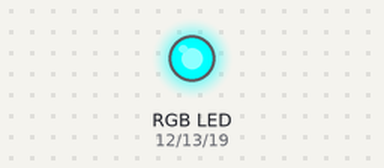
Recording of a program running on a simulated Raspberry Pi (BCM pin numbers). Parts: an RGB LED mixed from three pins (HIGH = lit). At 5.0 s the program stops and its outputs stay as they are.

Above: at 0.1 s.
At 1.1 s:
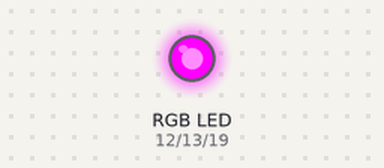
At 2.1 s:
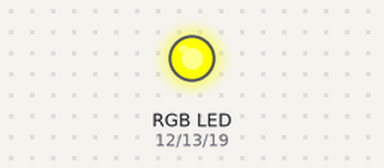
At 4.1 s:
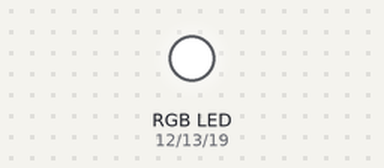
At 5.1 s:
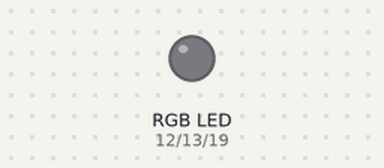
Timing chart, 0 to 6.5 s (numbered marks = the images above):
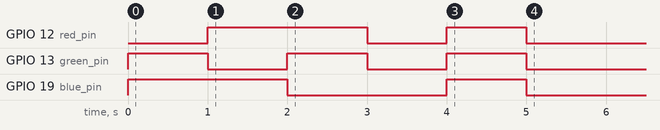

Measured:
- by itself, GPIO 12 (red_pin): LOW → HIGH at 1.0 s, → LOW 2.0 s later, → HIGH 1.0 s later, → LOW 1.0 s later
- by itself, GPIO 13 (green_pin): alternates HIGH for 1.0 s and LOW for 1.0 s
- by itself, GPIO 19 (blue_pin): LOW → HIGH at 0.00 s, → LOW 2.0 s later, → HIGH 2.0 s later, → LOW 1.0 s later

The program:

RGB_LED_-_Software_PWM_Test.py
```python
# !/usr/bin/env python2.7
import RPi.GPIO as GPIO
from time import sleep


# GPIO setup
GPIO.setwarnings(False)
GPIO.setmode(GPIO.BCM)

red_pin = 12  # Red PWM Setup
GPIO.setup(red_pin, GPIO.OUT)  # Set red_pin to output
red_pwm = GPIO.PWM(red_pin, 2000)  # PWM at 2 kHz
red_pwm.start(0)  # Start at 0% duty cycle

green_pin = 13  # Blue PWM Setup
GPIO.setup(green_pin, GPIO.OUT)  # Set green_pin to output
green_pwm = GPIO.PWM(green_pin, 2000)  # PWM at 2 kHz
green_pwm.start(0)  # Start at 0% duty cycle

blue_pin = 19  # Green PWM Setup
GPIO.setup(blue_pin, GPIO.OUT)  # Set blue_pin to output
blue_pwm = GPIO.PWM(blue_pin, 2000)  # PWM at 2 kHz
blue_pwm.start(0)  # Start at 0% duty cycle


def main():
    set_colour(100, 0, 0)  # Red
    sleep(1)
    set_colour(0, 100, 0)  # Green
    sleep(1)
    set_colour(0, 0, 100)  # Blue
    sleep(1)
    set_colour(100, 100, 100)  # White
    sleep(1)
    set_colour(0, 0, 0)  # Off/Black
    sleep(1)

def set_colour(red, green, blue):
    red_pwm.ChangeDutyCycle(adjust_value(red))
    green_pwm.ChangeDutyCycle(adjust_value(green))
    blue_pwm.ChangeDutyCycle(adjust_value(blue))

def adjust_value(colour_value):
    return 100 - colour_value

def cleanup():
    red_pwm.stop()
    green_pwm.stop()
    blue_pwm.stop()
    GPIO.cleanup()

if __name__ == "__main__":
    main()
    cleanup()
```
